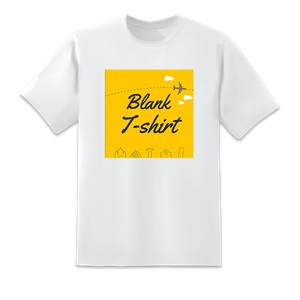
#> input picture src/Orange shirt.jpg, 300 x 300 px, found by its file name
$ python cq.py
#> lines starting #> are read from the running program, lines starting #| are printed output that depends on the picture; long printed decimals are rounded
import numpy as np
import pylab as pl
import matplotlib.pyplot as plt
from sklearn.cluster import KMeans
from sklearn.metrics import euclidean_distances
from sklearn.datasets import load_sample_image
from sklearn.utils import shuffle
from time import time
from PIL import Image

n_colors = 5

# Load the Summer Palace photo
# china = load_sample_image("china.jpg")
china = Image.open(r'src\Orange shirt.jpg')
#> china is the input picture: PIL image 300x300 RGB; mean R, G, B 242.9, 239.2, 224.7

# Convert to floats instead of the default 8 bits integer coding. Dividing by
# 255 is important so that pl.imshow behaves works well on foat data (need to
# be in the range [0-1]
china = np.array(china, dtype=np.float64) / 255
#> china: shape (300, 300, 3) float64
print(china.shape)
#| (300, 300, 3)
# Load Image and transform to a 2D numpy array.
w, h, d = original_shape = tuple(china.shape)
#> w = 300; h = 300; d = 3; original_shape = (300, 300, 3)
assert d == 3
image_array = np.reshape(china, (w * h, d))
print(image_array.shape)
#| (90000, 3)

print("Fitting estimator on a small sub-sample of the data")
t0 = time()
image_array_sample = shuffle(image_array, random_state=0)[:1000]
#> image_array_sample = 1000 rows, first 8: [0.898, 0.902, 0.91], [1, 1, 1], [1, 1, 1], [1, 1, 1], [0.882, 0.886, 0.894], [0.922, 0.925, 0.933], [0.988, 0.996, 0.992], [0.875, 0.871, 0.89]
kmeans = KMeans(n_clusters=n_colors, random_state=0).fit(image_array_sample)
print("done in %0.3fs." % (time() - t0))

# Get labels for all points
print("Predicting color indices on the full image (k-means)")
t0 = time()
labels = kmeans.predict(image_array)
print(labels)
#> (printed output is left out)
print(kmeans.cluster_centers_)
#| [[0.9985 0.9986 0.9986]
#|  [0.9752  0.7749 0.03768]
#|  [0.9008 0.9044 0.9113]
#|  [0.2868 0.2201 0.01961]
#|  [0.8097 0.8021 0.764]]
print("done in %0.3fs." % (time() - t0))


# [6 lines of commented-out code are left out]


def recreate_image(codebook, labels, w, h):
    """Recreate the (compressed) image from the code book & labels"""
#> called with codebook = array of shape (5, 3), labels = array of shape (90000,), w = 300, h = 300
    d = codebook.shape[1]
    image = np.zeros((w, h, d))
    label_idx = 0
    for i in range(w):
        for j in range(h):
            image[i][j] = codebook[labels[label_idx]]
            label_idx += 1
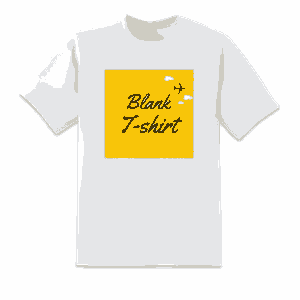
#> image: shape (300, 300, 3) float64; mean of channels 0, 1, 2 0.953, 0.938, 0.881; drawn as R, G, B
#> after the loop, label_idx = 90000
    return image

# Display all results, alongside original image
plt.figure(1)
plt.clf()
ax = plt.axes([0, 0, 1, 1])
plt.axis('off')
plt.title('Original image (96,615 colors)')
plt.imshow(china)

plt.figure(2)
plt.clf()
ax = plt.axes([0, 0, 1, 1])
plt.axis('off')
plt.title('Quantized image (64 colors, K-Means)')
plt.imshow(recreate_image(kmeans.cluster_centers_, labels, w, h))

# [6 lines of commented-out code are left out]
plt.show()
